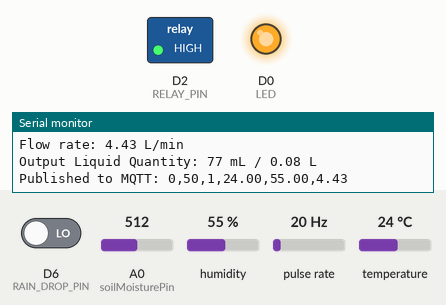
Recording of a sketch running on a simulated ESP8266 (NodeMCU). Shown: switched loads named in the sketch (green lamp = pin HIGH), output pins drawn as LEDs (lit = HIGH), the last lines printed to the serial monitor. Wiring (inferred from the names in the program): pulse sensor: data D4. The test bench sets the inputs (shaded band); at power-on: A0 (soilMoisturePin) = 512, D6 (RAIN_DROP_PIN) LOW, humidity 55 %, pulse rate 20 Hz, temperature 24 °C. WiFi joins after 1.5 s; servers stay silent unless stated; no MQTT or app messages arrive unless stated; pins used as bus, display or sensor lines are not drawn.

Above: at 2.7 s.
2.8 s: A0 (soilMoisturePin) set to 488
At 4.0 s:
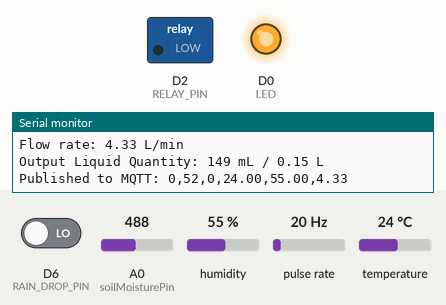
5.1 s: D6 (RAIN_DROP_PIN) driven HIGH
At 6.6 s:
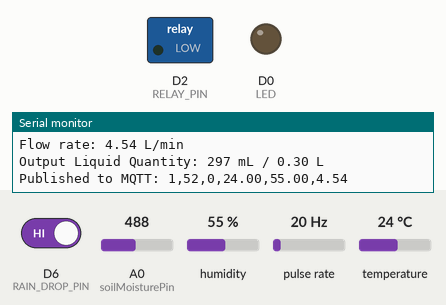
7.1 s: A0 (soilMoisturePin) set to 510
At 8.1 s:
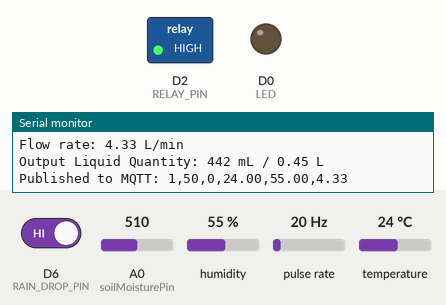
9.1 s: A0 (soilMoisturePin) set to 490
At 10.8 s:
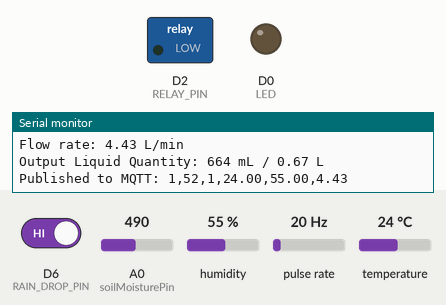
11.2 s: A0 (soilMoisturePin) set to 716
At 12.3 s:
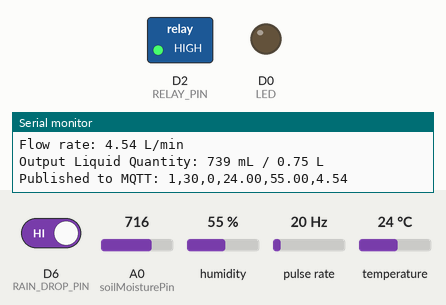
Timing chart, 0 to 14.2 s (numbered marks = the images above; inputs shaded):
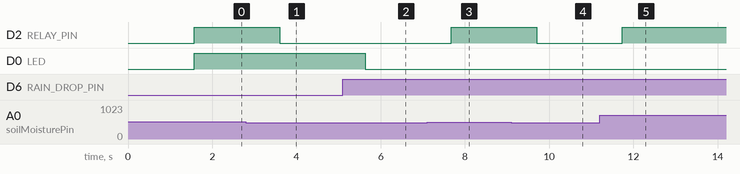

The sketch:

Farm_Management.ino
```cpp
#include <ESP8266WiFi.h>
#include <PubSubClient.h>
#include <Wire.h>
#include "DHT.h"  // Library for the DHT sensor
#define ANALOG_IN_PIN A0
#include <SPI.h>


const char* ssid = "Quantanics"; // Your WiFi SSID
const char* password = "Qu@nt@nics18"; // Your WiFi password

const char* mqttServer = "broker.emqx.io";
const int mqttPort = 1883;
const char* mqttClientID = "Farm_Management_TCE/Dashboard";
const char* mqttTopic = "Farm_Management";

#define DHTTYPE DHT11   // Define the type of DHT sensor
#define DHTPIN 14        // DHT11 sensor's data line is connected to pin D2

#define RAIN_DROP_PIN 12    // Digital pin for rain drop sensor
#define FLOAT_SENSOR  13      // the number of the float sensor pin
#define LED 16              // the number of the LED pin
#define BUZZER 13           // the number of the buzzer pin


#define SENSOR D4
#define RELAY_PIN 4// Replace 12 with the actual pin number connected to the relay
const int soilMoisturePin = A0; // Analog pin for soil moisture sensor
const int moistureThreshold = 500; // Set your desired threshold here

float h;               // Variable to store humidity
float t;               // Variable to store temperature
int soilMoisture;      // Variable to store soil moisture level
int rainDropValue;     // Variable to store rain drop sensor reading

int floatsensor;       // Variable to store water float sensor reading
DHT dht(DHTPIN, DHTTYPE);


long currentMillis = 0;
long previousMillis = 0;
int interval = 1000;
float calibrationFactor = 4.5;
volatile byte pulseCount;
byte pulse1Sec = 0;
float flowRate;
unsigned long flowMilliLitres;
unsigned int totalMilliLitres;
float flowLitres;
float totalLitres;

void IRAM_ATTR pulseCounter()
{
  pulseCount++;
}

WiFiClient espClient;
PubSubClient client(espClient);

void setupWiFi() {
  Serial.println();
  Serial.print("Connecting to ");
  Serial.println(ssid);

  WiFi.begin(ssid, password);

  while (WiFi.status() != WL_CONNECTED) {
    delay(500);
    Serial.print(".");
  }

  Serial.println("");
  Serial.println("WiFi connected");
  Serial.println("IP address: ");
  Serial.println(WiFi.localIP());
}

void reconnect() {
  while (!client.connected()) {
    Serial.print("Attempting MQTT connection...");
    if (client.connect(mqttClientID)) {
      Serial.println("connected");
    } else {
      Serial.print("failed, rc=");
      Serial.print(client.state());
      Serial.println(" try again in 5 seconds");
      delay(5000);
    }
  }
}

void setup() {
   setupWiFi();
  client.setServer(mqttServer, mqttPort);

  Serial.begin(115200);
  while (!Serial) {
    ; // wait for serial port to connect
  }
    dht.begin();           // Start the DHT sensor
    pinMode(RAIN_DROP_PIN, INPUT); // Set rain drop sensor pin as input
    pinMode(FLOAT_SENSOR, INPUT_PULLUP); // Set float sensor pin as input with internal pull-up resistor
    pinMode(LED, OUTPUT);  // Set LED pin as output
    pinMode(BUZZER, OUTPUT);  // Set buzzer pin as output

    pinMode(soilMoisturePin, INPUT);
    pinMode(RELAY_PIN, OUTPUT);

    pinMode(SENSOR, INPUT_PULLUP);

    pulseCount = 0;
    flowRate = 0.0;
    flowMilliLitres = 0;
    totalMilliLitres = 0;
    previousMillis = 0;
    attachInterrupt(digitalPinToInterrupt(SENSOR), pulseCounter, FALLING);

}

void loop() {
    if (!client.connected()) {
        reconnect();
    }

    // Read DHT sensor
    h = dht.readHumidity();
    t = dht.readTemperature();

    int moistureLevel = analogRead(soilMoisturePin);
    int moisturedata  = map(moistureLevel, 0, 1023, 100, 0);

    if (moistureLevel > moistureThreshold) {
    // Soil is dry, activate relay
    digitalWrite(RELAY_PIN, HIGH);
    } else {
    // Soil is moist enough, deactivate relay
    digitalWrite(RELAY_PIN, LOW);
    }


    // Read rain drop sensor
    rainDropValue = digitalRead(RAIN_DROP_PIN);

        // Control LED based on soil moisture
    if (rainDropValue == 1) {
        digitalWrite(LED, LOW); // Turn on LED
    } else {
        digitalWrite(LED, HIGH); // Turn off LED
    }

    // Read float sensor
    floatsensor = digitalRead(FLOAT_SENSOR);

    // Control buzzer based on float sensor
    if (floatsensor == LOW) {
        digitalWrite(BUZZER, HIGH); // Turn on buzzer
    } else {
        digitalWrite(BUZZER, LOW); // Turn off buzzer
    }


  currentMillis = millis();
  if (currentMillis - previousMillis > interval)
  {
    pulse1Sec = pulseCount;
    pulseCount = 0;
    flowRate = ((1000.0 / (millis() - previousMillis)) * pulse1Sec) / calibrationFactor;
    previousMillis = millis();
    flowMilliLitres = (flowRate / 60) * 1000;
    flowLitres = (flowRate / 60);
    totalMilliLitres += flowMilliLitres;
    totalLitres += flowLitres;

    Serial.print("Flow rate: ");
    Serial.print(float(flowRate)); // Print the integer part of the variable
    Serial.println(" L/min");

    Serial.print("Output Liquid Quantity: ");
    Serial.print(totalMilliLitres);
    Serial.print(" mL / ");
    Serial.print(totalLitres);
    Serial.println(" L");
  }
    // Publish sensor readings to MQTT
    String data = String(rainDropValue) + "," + String(moisturedata) + "," +
                  String(floatsensor) + "," + String(t) + "," + String(h) + "," + String(flowRate);
    String topic = "Farm_Management"; // MQTT topic to publish to
    client.publish(mqttTopic, data.c_str());

    Serial.println("Published to MQTT: " + data);
    delay(1000);
}
```

Measured:
- the behaviour switches between 501 and 500 on A0 (soilMoisturePin) (found by bisection; images 0 and 1)
- after the input at 2.8 s, D2 (RELAY_PIN): HIGH → LOW after 0.81 s
- after the input at 5.1 s, D0 (LED): HIGH → LOW after 0.54 s
- after the input at 7.1 s, D2 (RELAY_PIN): LOW → HIGH after 0.57 s
- after the input at 9.1 s, D2 (RELAY_PIN): HIGH → LOW after 0.60 s
- after the input at 11.2 s, D2 (RELAY_PIN): LOW → HIGH after 0.53 s
